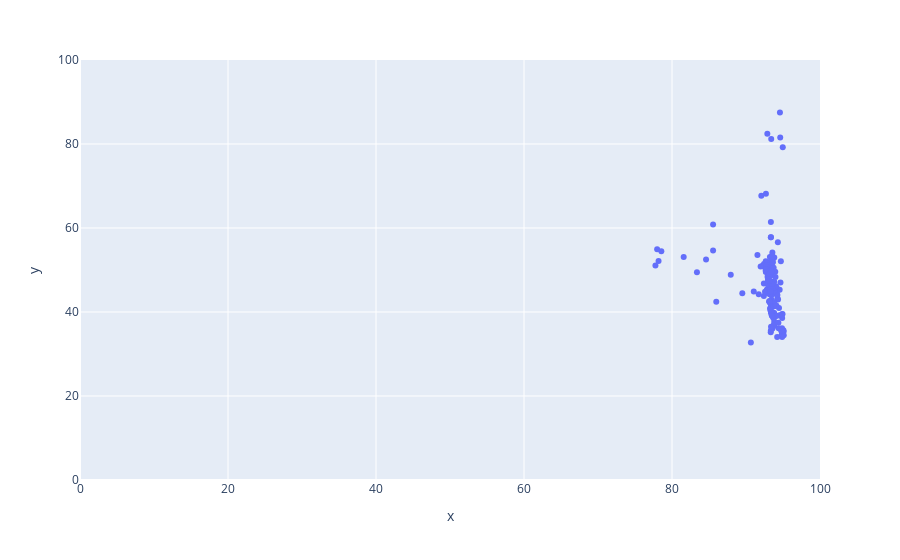

The notebook cell this image was saved under:
### Code cell
pcode=11
oid=554410828
cubeType='%2Fhour'


cookie='_gcl_au=1.1.867332439.1621328905; _fbp=fb.1.1621328904731.1928817789; _ga=GA1.2.73872690.1621328905; _hjid=41b92274-ed03-409a-92bf-f48240176e63; ch-veil-id=227033ad-fd7b-4466-8240-0b2c6d55b8e5; lang=ko; global.skin=wh; JSESSIONID=RXcQA2QVMsonNpvChiJLwvkeBIeIJI1szf6-aB-5; wa=qMYBot2UGvX9jMkAfilxvFqyjlXE2dJkGo5rIs81iF0UDD6V3FzKDQ==; ch-session-6280=eyJhbGciOiJIUzI1NiJ9.eyJpc3MiOiJzZXMiLCJrZXkiOiI2MjgwLTVmNWYxMTU2MTBmYTRjOGI5OWY3IiwiaWF0IjoxNjI4NDAxNDkwLCJleHAiOjE2MzA5OTM0OTB9.7lzPGWxEasED8lYkoGaSR0Ba3QPeU784kUNDSTp9YHk'
etime = int(time.time()*1000)
stime = etime - 1000*60*60*24*7

params={"item":"cpu","stime":stime,"etime":etime}

r = whatap_api.query(pcode=pcode, oid=oid, cubeType= cubeType, cookie=cookie, params=params)
cpu_perf = r

clocks = [datetime.fromtimestamp(int(clock/1000)) for (clock, _) in cpu_perf['idle']]
cpuHistory = [ 100 - pct for (_, pct) in cpu_perf['idle']]
cpuPercent = dict(cpuHistory = cpuHistory)

params={"item":"memory","stime":stime,"etime":etime}

r = whatap_api.query(pcode=pcode, oid=oid, cubeType= cubeType, cookie=cookie, params=params)
mem_perf = r

memHistory = [ pct for (_, pct) in mem_perf['pused']]


import pandas as pd

yarddf = pd.DataFrame(cpuPercent, index=memHistory)

import plotly.express as px
fig = px.scatter(x=memHistory, y=cpuHistory)

fig.update_yaxes(range=[0,100])
fig.update_xaxes(range=[0,100])
fig.show()

### Figure 1 — Plotly figure (JSON) as saved in the notebook; plotly's stock layout.template omitted (floating-point values rounded to 4 significant figures; data arrays with more than 128 entries replaced by an {"elided": "..."} marker saying what was removed)
{"data": [{"hovertemplate": "x=%{x}<br>y=%{y}<extra></extra>", "legendgroup": "", "marker": {"color": "#636efa", "symbol": "circle"}, "mode": "markers", "name": "", "orientation": "v", "showlegend": false, "type": "scatter", "x": {"elided": "167 float values"}, "xaxis": "x", "y": {"elided": "167 float values"}, "yaxis": "y"}], "layout": {"legend": {"tracegroupgap": 0}, "margin": {"t": 60}, "xaxis": {"anchor": "y", "domain": [0, 1], "range": [0, 100], "title": {"text": "x"}}, "yaxis": {"anchor": "x", "domain": [0, 1], "range": [0, 100], "title": {"text": "y"}}}}
